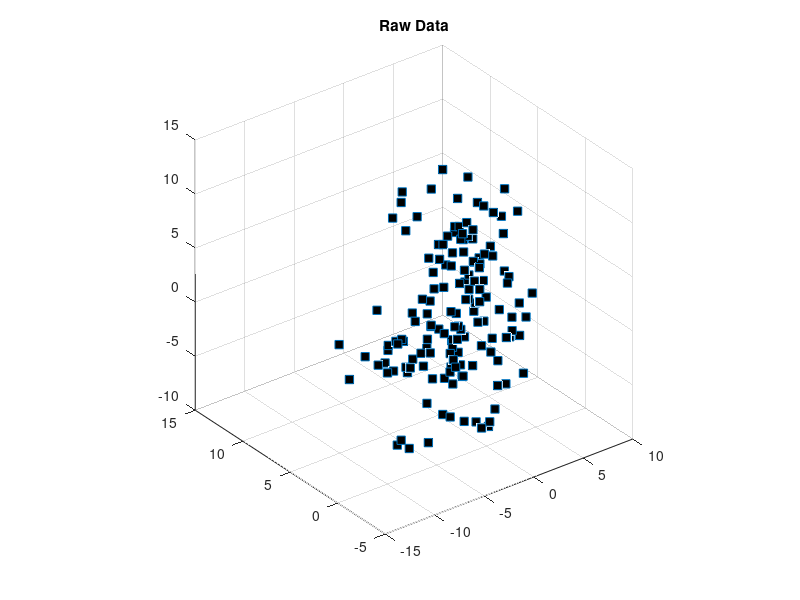
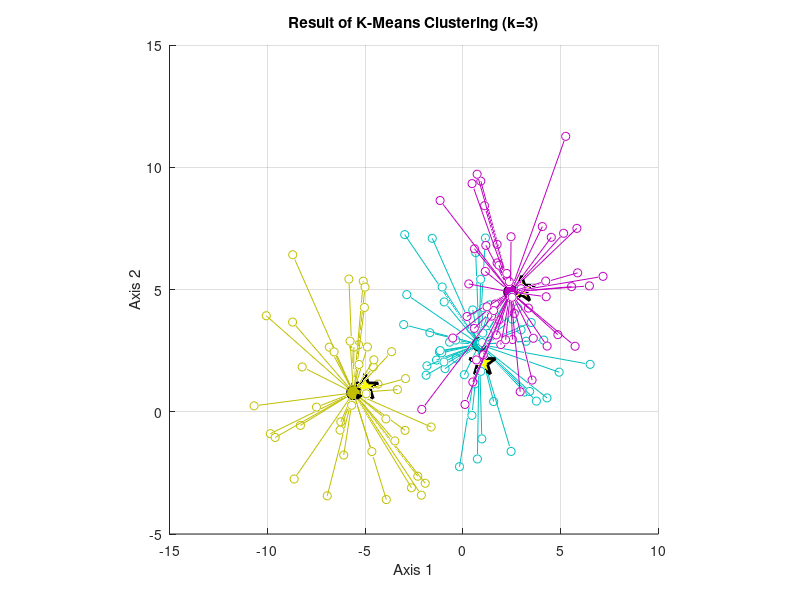

MATLAB code to generate these figures, in order: (Note: this script raises an error after producing the figures.)
%% Data Science for Human Factors course - script 13
% Machine Learning 3: Classification & Supervised Learning 
%
% This script is free to use and distribute for anybody!
%
% Author: Marius Klug, 2019, bpn.tu-berlin.de
%%%%%%%%%%%%%%%%%%%%%%%%%%%%%%%%%%%%%%%%%%%%%%%%%%%%%%%%%%%%

close all; clear

% addendum to last course:
% https://jmonlong.github.io/Hippocamplus/2018/02/13/tsne-and-clustering/

%% create the 3D clusters again

nPerClust = 50;
all_sigmas = 2.5;

% XYZ centroid locations
A = [  1 2  0 ];
B = [ -5 1 -2 ];
C = [  3 5  5 ];

% generate data
a = bsxfun(@plus,randn(nPerClust,3)*all_sigmas,A);
b = bsxfun(@plus,randn(nPerClust,3)*all_sigmas,B);
c = bsxfun(@plus,randn(nPerClust,3)*all_sigmas,C);

% concatanate into a list
data = [a; b; c];

% show the data
figure(1);clf
plot3(data(:,1),data(:,2),data(:,3),'s','markerfacecolor','k')

title('Raw Data')

axis square, grid on
rotate3d on


%% cluster with k-means

k = 3;
[groupidx,cents] = kmeans(data,k);

figure(2);clf
lineColors = [0,0.75,0.75;0.75,0,0.75;0.75,0.75,0];

hold on

% now draw the raw data in different colors
for i=1:k
    
    % data points
    plot3(data(groupidx==i,1),data(groupidx==i,2),...
        data(groupidx==i,3),'o','color',[ lineColors(i,:)],...
        'markerface','w')
    
    % and now plot the centroid locations
    plot3(cents(i,1),cents(i,2),cents(i,3),'ko',...
        'markerface',lineColors(i,:),'markersize',10);
    
end


xlabel('Axis 1'), ylabel('Axis 2')
title(['Result of K-Means Clustering (k=' num2str(k) ')'])

% connecting lines for clarification
for i=1:length(data)
   
    plot3([ data(i,1) cents(groupidx(i),1) ],...
        [ data(i,2) cents(groupidx(i),2)],...
        [ data(i,3) cents(groupidx(i),3) ],...
        'color',[lineColors(groupidx(i),:)])
    
end

% finally, the "ground-truth" centers
plot3(A(1),A(2),A(3),'kp','linew',2,'markersize',20,'markerfacecolor','y')
plot3(B(1),B(2),B(3),'kp','linew',2,'markersize',20,'markerfacecolor','y')
plot3(C(1),C(2),C(3),'kp','linew',2,'markersize',20,'markerfacecolor','y')

axis square, grid on
rotate3d on

%% now we have a dataset that we learned to cluster... 
% we need a test dataset in addition. we generate a new
% (smaller) dataset and classify each data point according
% to the clusters.

nPerClust_tests = 10;

% generate test data
a_test = bsxfun(@plus,randn(nPerClust_tests,3)*all_sigmas,A);
b_test = bsxfun(@plus,randn(nPerClust_tests,3)*all_sigmas,B);
c_test = bsxfun(@plus,randn(nPerClust_tests,3)*all_sigmas,C);

% concatanate into a test list
test_data = [a_test; b_test; c_test];
ground_truth_test_data = [repmat(1,nPerClust_tests,1);...
    repmat(2,nPerClust_tests,1); repmat(3,nPerClust_tests,1)];

%% Classification

% use knnsearch on the test data.
% knnsearch searches for the k nearest data points of a new
% dataset in another one. the outcome is the respective data
% point

% use the nearest cluster centroid for classification. we
% search for the one (default) nearest neighbor in the
% centroid data set for all data points.
classification_knn_centroids = knnsearch(cents,test_data)

% note: we did this last time already by abusing the k-means
% clustering algorithm with only one iteration. sorry,
% k-means!

%% EXERCISE
% there's another way to classify: based on the nearest 
% data points and their assigned cluster. Find a way to do
% this with the five nearest neighbors.

% find the 5 nearest neighbors in the dataset
idx = knnsearch(data,test_data,'K',5);

% take the most often assigned cluster as the classification
classification_knn_data = mode(groupidx(idx),2);

%% compare

[ground_truth_test_data classification_knn_centroids...
    classification_knn_data]

% -> cluster numbers are arbitrary!

%% Supervised Learning

% by now we used classification in a strange way. we just
% had clusters and took the most often assigned cluster as
% the "correct" one for classification of the training and
% test data. now we proceed to use supervised learning, i.e.
% we train a model based on the already present information
% of their respective class.

%% Linear Discriminat Analysis

% LDA attempts to find linear borders between classes. it
% assumes normally distributed data with the same variance
% for all classes (homoscedasticity).
% MATLAB has an LDA implementation in the statistics
% toolbox, but for the purpose of this course we use an
% implementation by Will Dwinnell and Deniz Sevis.

% generate example 2D data: 2 groups, n = 10 and 15, respectively
% one group has mu = [0,0], the other [1.5,1.5]
X = [randn(10,2); randn(15,2) + 1.5];  

% the classes are 0 and 1
Y = [zeros(10,1); ones(15,1)];

% calculate linear discriminant coefficients
W = LDA(X,Y);

% calulcate linear scores for training data
L = [ones(25,1) X] * W';

% calculate class probabilities
P = exp(L) ./ repmat(sum(exp(L),2),[1 2]);

% logical for class 0 or 1
class_prediction = P(:,1)<P(:,2);

% plot
figure(4);clf
scatter(X(:,1),X(:,2),[],Y,'filled')
title('Actual Classes')
subplot(1,2,1,gca)
subplot(1,2,2)
scatter(X(:,1),X(:,2),[],class_prediction,'filled')
title('LDA Predicted Classes')


%% EXERCISE
% create a test dataset (n=5) with mu = [1 1] (a little closer to
% class 1), predict the class of ech data point and plot it
% additionally to the previous plot (hold on) with a size of
% 100


% test set
X_test = [randn(5,2) + 1];

% calulcate linear scores for training data
L = [ones(length(X_test),1) X_test] * W';

% calculate class probabilities
P = exp(L) ./ repmat(sum(exp(L),2),[1 2]);

% logical for class 0 or 1
class_prediction = P(:,1)<P(:,2);

hold on
scatter(X_test(:,1),X_test(:,2),100,class_prediction,'filled')

%% Fishers iris dataset
% LDA was actually originally invented by Fihser (the dude
% with the flowers)

load fisheriris

meas
species

unique_species = unique(species)
n_classes = length(unique_species)

for class = 1:n_classes
    
    classes_fishers(find(strcmp(species,...
        unique_species{class}))) = class;
    
end

% compute linear discriminant coefficients
W_fishers = LDA(meas,classes_fishers);

% predict the classes of the data points using the LDA
% weights
class_predictions_fishers = LDA_predict(meas,W_fishers);

%% visualize with t-SNE
rng default
Y = tsne(meas);

figure(5); clf
subplot(121);
gscatter(Y(:,1),Y(:,2),classes_fishers)
title('Actual Fisher Iris Classes')
subplot(122);
gscatter(Y(:,1),Y(:,2),class_predictions_fishers)
title('LDA Predicted Fisher Iris Classes')


%% evaluate accuracy
% since we know the actual classes and the predicted classes
% the accuracy computation is rather straightforward.
% classification accuracy is the summed true-positive score
% of the confusion matrix, divided by the amount of data 

[accuracy, confusion_matrix] =...
    compute_classification_accuracy(classes_fishers,...
    class_predictions_fishers)

figure(6); clf
visualize_confusion_matrix(confusion_matrix);
xticks(1:3)
xticklabels(unique_species)
yticks(1:3)
yticklabels(unique_species)
title({'Confusion Matrix of LDA Predictions',...
    [' of the Fisher Iris Data (accuracy = '...
    num2str(accuracy*100) '%)']})

%% evaluate statistical significance

% to compute statistical significance confidence intervals,
% we use a permutation-based aproach, written by Laurens
% Krol. it creates an artificial dataset of the same size
% and shuffles the classes 25.000 times to find a
% distribution of randomized correct assignments that we can
% then test against with our classifications

% find the amount of data points in each actual class
classes_n = sum(confusion_matrix)

% the amount of data points in each classified class is this
sum(confusion_matrix,2)
% but we don't need that

alpha_level = 0.01;

pconf = simulateChance(classes_n,alpha_level)

% this means that the chance level is 33% (no surprise) but
% we need at least 43% accuracy (65 correct classifications)
% to be above chance level. also, if we have less than 23% 
% accuracy we have a classifier that is significantly worse 
% than chance level... all in all, our classifier is highly
% accurate! you likely won't encounter an accuracy level 
% this high in real live unfortunately ;)

title({'Confusion Matrix of LDA Predictions',...
    [' of the Fisher Iris Data (accuracy = '...
    num2str(accuracy*100) '%),'],...
    ['significant at \alpha = ' num2str(alpha_level)]})

% note that the chance level depends on the amount of trials
% in each group:

pconf = simulateChance([500 500 500],alpha_level)

pconf = simulateChance([50 50 1000],alpha_level)

%% EXERCISE
% test and plot how the accuracy level necessary for
% alpha=0.05 and 0.01 depends on the number of trials in a
% dataset with 2 and 3 same-sized classes for given Ns

Ns = [20 30 42 70 100 150 200 300 400];
alpha_levels = [0.05 0.01];
significant_accuracy_2 = zeros(2,length(Ns));
significant_accuracy_3 = zeros(2,length(Ns));


for i_n = 1:length(Ns)
    
    for i_alpha_level = 1:length(alpha_levels)
    n = Ns(i_n);
    
    pconf = simulateChance([n n],alpha_levels(i_alpha_level));
    significant_accuracy_2(i_alpha_level,i_n) = pconf(3);
    
    
    pconf = simulateChance([n n n],alpha_levels(i_alpha_level));
    significant_accuracy_3(i_alpha_level,i_n) = pconf(3);
    end
end

figure(7); clf
subplot(121)
plot(Ns,significant_accuracy_2)
legend({'\alpha = 0.05','\alpha = 0.01'})
xlabel('N')
ylabel('Accuracy')
title({'Necessary accuracy level to reach', 'significance (2 same-sized classes)'})

subplot(122)
plot(Ns,significant_accuracy_3)
legend({'\alpha = 0.05','\alpha = 0.01'})
xlabel('N')
ylabel('Accuracy')
title({'Necessary accuracy level to reach', 'significance (3 same-sized classes)'})

%% The MNIST dataset again. 
% Let's compare LDA and knnsearch as classifiers of the MNIST dataset. We
% can also see how they perform if they work not on the full feature data
% set but on the t-SNE reduced data set.

% load data
n_digits = 2000;

[imgs, labels] = readMNIST('train-images.idx3-ubyte', 'train-labels.idx1-ubyte', n_digits, 0);
size(imgs)
size(labels)

% reshape for t-SNE
data = transpose(reshape(imgs,[20*20,n_digits]));
size(data)

% use tsne
Y = tsne(data);

%% use LDA in tsne space

W_MNIST = LDA(Y,labels);

% Beware: The LDA predictions are numbers indicating the
% class, not the actual class label, so we need to
% transform this back into the class label of the MNIST
% dataset to compute the accuracy.
% The predictions just give us classes from 1 to 10, but
% actually we want the class labels. Luckily in this case
% it's simple, just subtract one from the result to get the
% labels 0-9

class_predictions_MNIST = LDA_predict(Y,W_MNIST) - 1;
accuracy_tsne = compute_classification_accuracy(labels,class_predictions_MNIST);

% use LDA in full space

W_MNIST_full = LDA(data,labels);
class_predictions_MNIST_full = LDA_predict(data,W_MNIST_full) - 1;
accuracy_full = compute_classification_accuracy(labels,class_predictions_MNIST_full);

% use knn in t-SNE space

k = 3;
idx = knnsearch(Y,Y,'K',k);

% take the most often assigned cluster as the classification
class_predictions_MNIST_knn_tsne = mode(labels(idx),2);
accuracy_knn_tsne = compute_classification_accuracy(labels,class_predictions_MNIST_knn_tsne);

% use knn in full space
idx = knnsearch(data,data,'K',k);

% take the most often assigned cluster as the classification
class_predictions_MNIST_knn_full = mode(labels(idx),2);
accuracy_knn_full = compute_classification_accuracy(labels,class_predictions_MNIST_knn_full);

% visualize

figure(5); clf
subplot(3,2,[1 2])
gscatter(Y(:,1),Y(:,2),labels)
xlabel('t-SNE 1')
ylabel('t-SNE 2')
title({['Original Labels of MNIST data (n=' num2str(n_digits) ')'],' visualized in t-SNE space'})

subplot(323)
gscatter(Y(:,1),Y(:,2),class_predictions_MNIST)
xlabel('t-SNE 1')
ylabel('t-SNE 2')
title({'LDA classification of MNIST data','in t-SNE space visualized in t-SNE space',...
    ['(accuracy = ' num2str(accuracy_tsne*100) '%)']})

subplot(324)
gscatter(Y(:,1),Y(:,2),class_predictions_MNIST_full)
xlabel('t-SNE 1')
ylabel('t-SNE 2')
title({'LDA classification of MNIST data','in full space visualized in t-SNE space',...
    ['(accuracy = ' num2str(accuracy_full*100) '%)']})

subplot(325)
gscatter(Y(:,1),Y(:,2),class_predictions_MNIST_knn_tsne)
xlabel('t-SNE 1')
ylabel('t-SNE 2')
title({'KNN classification (k=3) of MNIST data','in t-SNE space visualized in t-SNE space',...
    ['(accuracy = ' num2str(accuracy_knn_tsne*100) '%)']})

subplot(326)
gscatter(Y(:,1),Y(:,2),class_predictions_MNIST_knn_full)
xlabel('t-SNE 1')
ylabel('t-SNE 2')
title({'KNN classification (k=3) of MNIST data','in full space space visualized in t-SNE space',...
    ['(accuracy = ' num2str(accuracy_knn_full*100) '%)']})

%% This was not exacly a real performance test of the classifiers

% The classifiers predicted the same data points which they trained on.
% What we should actually do is to apply cross-validation here by splitting
% the data in parts, training on some and test on the other, and switch
% the test data until all data points have been test data points.

size(data)

folds = 1:4;

folds_start_end = [1 500; 501 1000; 1001 1500; 1501 2000]

data_folds = [];
data_folds(1,:,:) = data(1:500,:);
data_folds(2,:,:) = data(501:1000,:);
data_folds(3,:,:) = data(1001:1500,:);
data_folds(4,:,:) = data(1501:2000,:);

size(data_folds)

labels_folds = [];
labels_folds(1,:) = labels(1:500,:);
labels_folds(2,:) = labels(501:1000,:);
labels_folds(3,:) = labels(1001:1500,:);
labels_folds(4,:) = labels(1501:2000,:);

size(labels_folds)
accuracies = [];

for i_fold = folds
    
    % use LDA in full space

    this_folds_data = reshape(data_folds(folds~=i_fold,:,:),1500,400);
    this_folds_labels = reshape(labels_folds(folds~=i_fold,:),1500,1);
    
    W_MNIST_full = LDA(this_folds_data,this_folds_labels);
    class_predictions_MNIST_full = LDA_predict(squeeze(data_folds(i_fold,:,:)),W_MNIST_full) - 1;
    accuracies(i_fold) = compute_classification_accuracy(labels_folds(i_fold,:),class_predictions_MNIST_full);
    
end

accuracies
mean(accuracies)

% -> This is much lower than the previous values when predicting the data
% set the LDA was also trained on! So be aware of this and make sure your
% classifier (and classifiers you get from others) is properly
% cross-validated!
